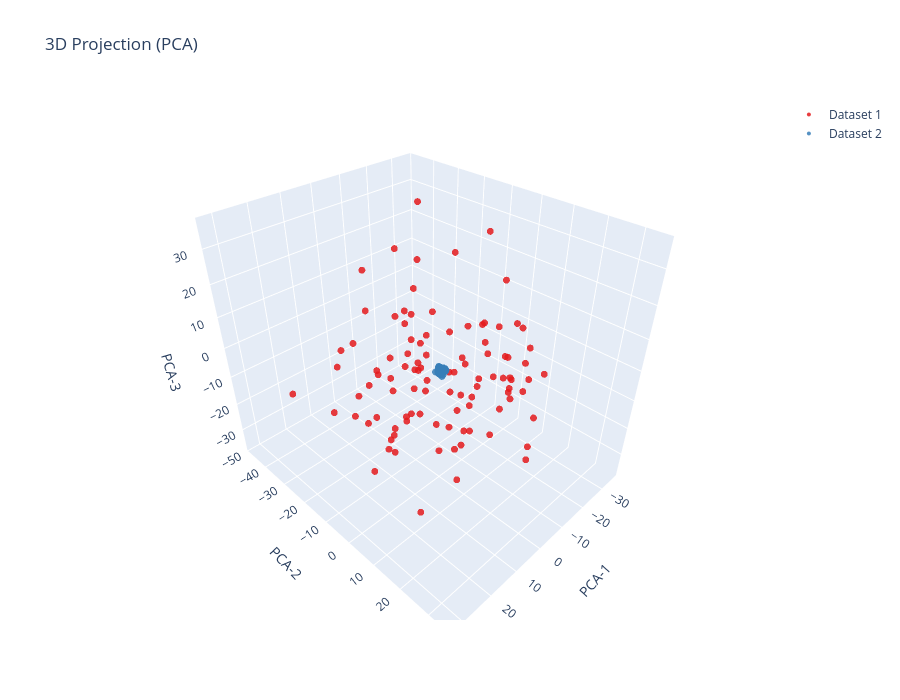

The cell this chart's notebook holds for it:
### Code cell
plot_3d([vectors_1, vectors_2], method="pca")
